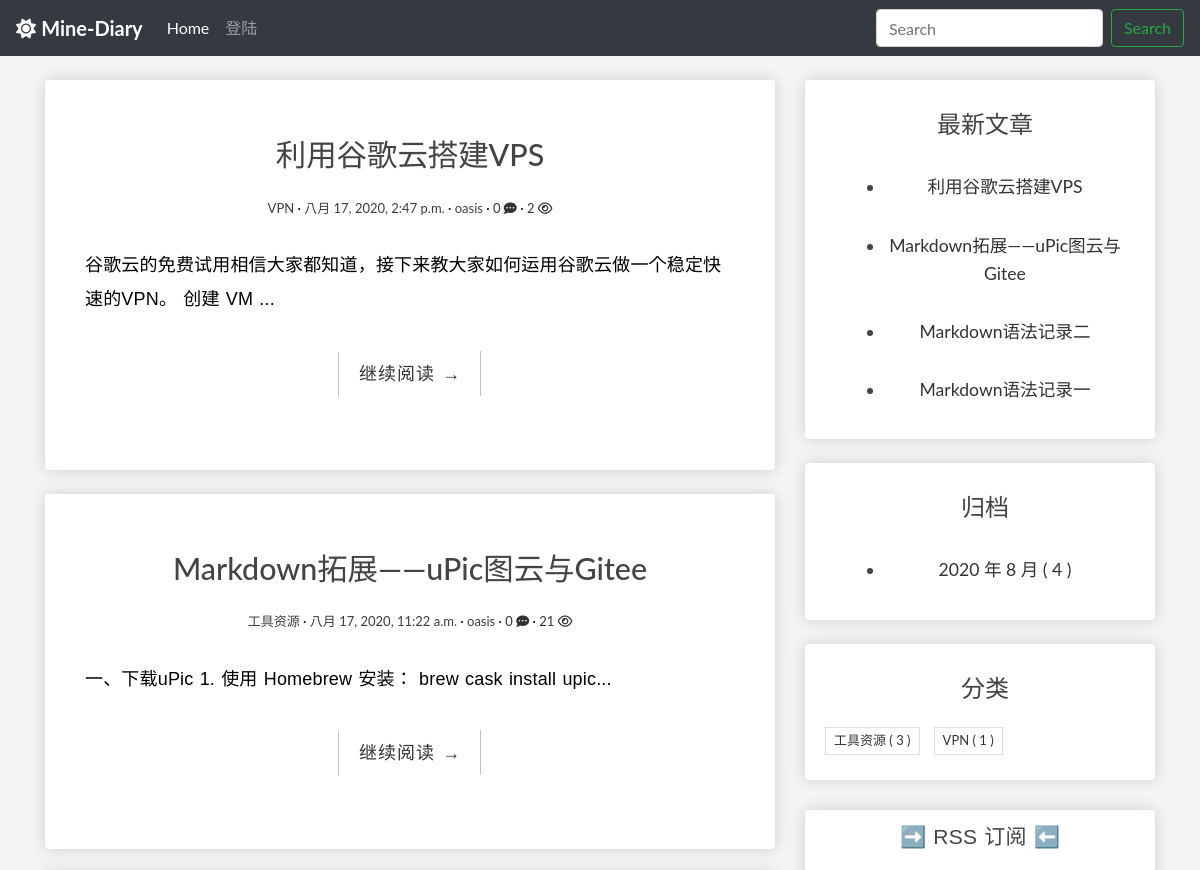
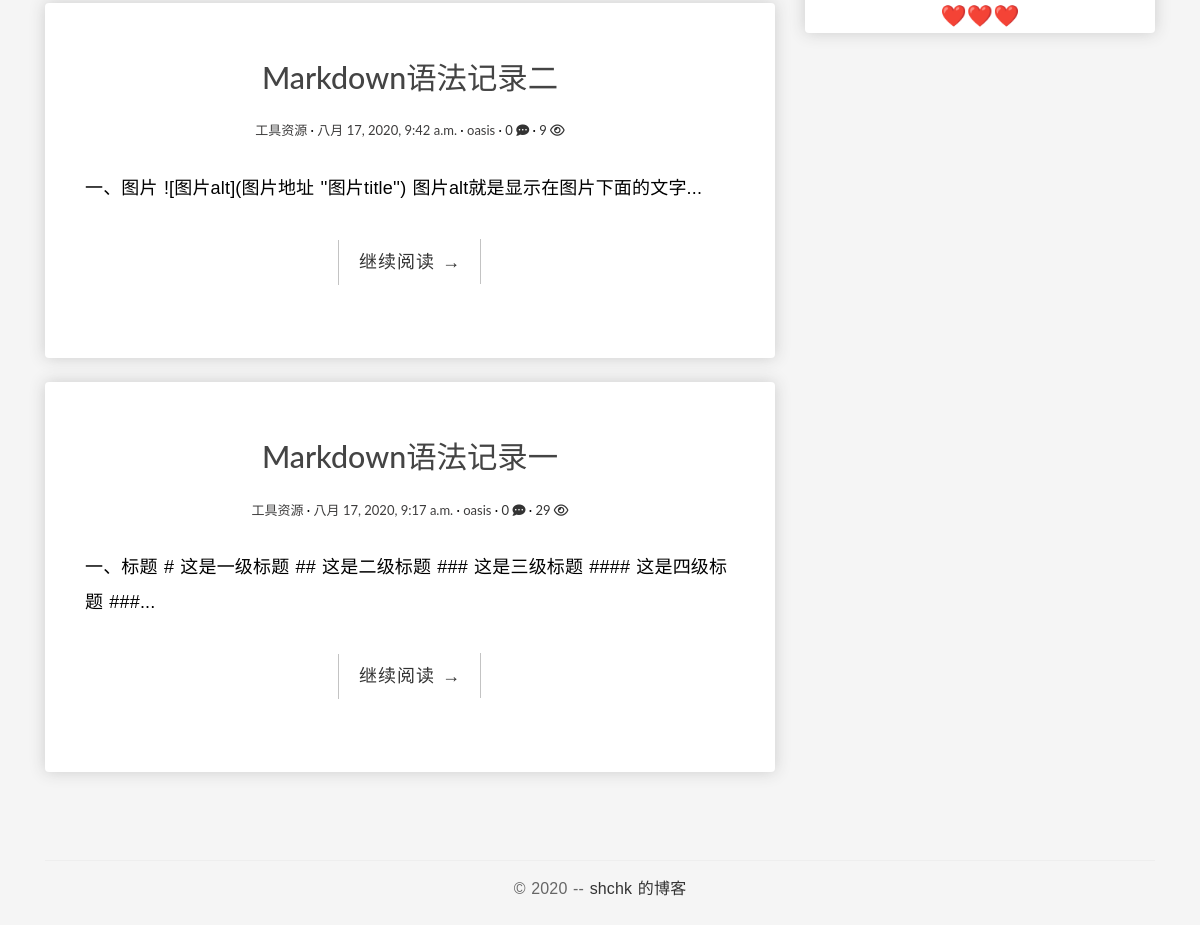
The page / on the database its author committed (2 pictures, top to bottom).
### blog/models.py (models this page shows, shortened)
class Post(models.Model):
    author = models.ForeignKey(
        User, verbose_name='作者', on_delete=models.CASCADE)
    title = models.CharField('标题', max_length=100)
    body = models.TextField('正文')
    created_time = models.DateTimeField('创建时间', default=timezone.now)
    modified_time = models.DateTimeField('修改时间')
    excerpt = models.CharField('摘要', max_length=100, blank=True)
    categories = models.ForeignKey(
        Category, verbose_name='分类', on_delete=models.CASCADE)
    views = models.PositiveIntegerField('浏览量', default=0, editable=False)
    likes = models.PositiveIntegerField(default=0)
    def get_absolute_url(self):
        return reverse('blog:detail', kwargs={'pk': self.pk})
    class Meta:
        verbose_name = '文章'
        verbose_name_plural = verbose_name
        ordering = ['-created_time']

class Category(models.Model):
    name = models.CharField(max_length=100)
    class Meta:
        verbose_name = '分类'
        verbose_name_plural = verbose_name

### blog/views.py (the view)
# urls.py: path('', IndexView.as_view(), name='index'),
class IndexView(ListView):
    model = Post
    template_name = 'blog/index.html'
    context_object_name = 'post_list'
    paginate_by = 8

### blog/templatetags/blog_extras.py (called while the page is built)
@register.inclusion_tag('blog/inclusions/_recent_posts.html', takes_context=True)
def show_recent_posts(context, num=5):
    return {
        'recent_post_list': Post.objects.all().order_by('-created_time')[:num],
    }

@register.inclusion_tag('blog/inclusions/_archives.html', takes_context=True)
def show_archives(context):
    date_list = Post.objects.annotate(year=ExtractYear('created_time'), month=ExtractMonth(
        'created_time')).values('year', 'month').order_by('year', 'month').annotate(num_posts=Count('id'))
    return {
        'date_list': date_list
    }

@register.inclusion_tag('blog/inclusions/_categories.html', takes_context=True)
def show_categories(context):
    category_list = Category.objects.annotate(
        num_posts=Count('post')).filter(num_posts__gt=0)
    return {
        'category_list': category_list
    }

### blog/templates/blog/index.html (shortened to what this page needs)
{% extends 'base.html' %}
{% block main %}
  {% for post in post_list %}
    <div class="box-element">
      <article class="post post-{{ post.pk }}">
        <header class="entry-header">
          <h1 class="entry-title">
            <a>{{ post.title }}</a>
          </h1>
          <div class="entry-meta">
            <span class="post-category"><a>{{ post.categories.name }}</a></span>
            <span class="post-date"><a><time class="entry-date"
                  datetime="{{ post.created_time }}">{{ post.created_time }}</time></a></span>
            <span class="post-author"><a>{{ post.author }}</a></span>
            <span class="comments-link"><a href="{{ post.get_absolute_url }}#comment-area">{{ post.comments_post.count }} <i class="fas fa-comment-dots"></i></a></span>
            <span class="views-count"><a href="{{ post.get_absolute_url }}">{{ post.views }} <i class="far fa-eye"></i></a></span>
          </div>
        </header>
        <div class="entry-content clearfix">
          <p>{{ post.excerpt }}...</p>
          <div class="read-more cl-effect-14">
            <a href="{{ post.get_absolute_url }}" class="more-link">继续阅读 <span class="meta-nav">→</span></a>
          </div>
        </div>
        <br>
        <br>
      </article>
    </div>
    <br>
  {% empty %}
    <div class="no-post entry-title">暂时还没有发布的文章！</div>
  {% endfor %}
{% endblock main %}

### blog/templates/blog/inclusions/_recent_posts.html
<div class="widget widget-content">
  <h3 class="widget-title entry-title">最新文章</h3>
  <ul>
    {% for post in recent_post_list %}
      <div class="entry-free">
        <li>
            <a href="{{ post.get_absolute_url }}">{{ post.title }}</a>
        </li>
      </div>
    {% empty %}
      暂无文章！
    {% endfor %}
  </ul>
</div>

### blog/templates/blog/inclusions/_categories.html
<div class="widget widget-tag-cloud">
  <h3 class="widget-title entry-title">分类</h3>
  <ul>
    {% for category in category_list %}
      <li>
          <a href="{% url 'blog:categories' category.pk %}">{{ category.name }} <span class="post-count">( {{ category.num_posts }} )</span></a>
      </li>
    {% empty %}
      暂无分类！
    {% endfor %}
  </ul>
</div>

### blog/static/blog/css/main.css (style rules this page uses)
body { background-color: whitesmoke; }
.box-element { box-shadow: hsl(0, 0%, 80%) 0 0 16px; background-color: #fff; border-radius: 4px; padding: 10px; }
.entry-free { text-align: center; font-size: 1.1em; margin-bottom: 20px; line-height: 1.6; padding: 10px 20px 0; }
* { outline: none; }
h1, h2, h3, h4, h5, h6 { margin-top: 0; }
a { color: #333; }
body { color: #444; font-family: 'Lato', sans-serif; }
p { font-family: 'Ubuntu', sans-serif; font-weight: 400; word-spacing: 1px; letter-spacing: 0.01em; }
.post { background: #fff; padding: 30px 30px 0; }
.entry-title { text-align: center; font-size: 1.9em; margin-bottom: 20px; line-height: 1.6; padding: 10px 20px 0; }
.entry-meta { text-align: center; color: #3d3c3c; font-size: 13px; margin-bottom: 30px; }
.entry-content { font-size: 18px; line-height: 1.9; font-weight: 300; color: #000; }
.post-category::after, .post-date::after, .post-author::after, .comments-link::after { content: ' ·'; color: #000; }
.read-more { font-family: 'Ubuntu', sans-serif; font-weight: 400; word-spacing: 1px; letter-spacing: 0.01em; text-align: center; margin-top: 20px; }
.cl-effect-14 a { padding: 0 20px; height: 45px; line-height: 45px; position: relative; display: inline-block; margin: 15px 25px; letter-spacing: 1px; font-weight: 400; text-shadow: 0 0 1px rgba(255, 255, 255, 0.3); }
.cl-effect-14 a::before, .cl-effect-14 a::after { position: absolute; width: 45px; height: 1px; background: #C3C3C3; content: ''; -webkit-transition: all 0.3s; -moz-transition: all 0.3s; transition: all 0.3s; pointer-events: none; }
.cl-effect-14 a::before { top: 0; left: 0; -webkit-transform: rotate(90deg); -moz-transform: rotate(90deg); transform: rotate(90deg); -webkit-transform-origin: 0 0; -moz-transform-origin: 0 0; transform-origin: 0 0; }
.cl-effect-14 a::after { right: 0; bottom: 0; -webkit-transform: rotate(90deg); -moz-transform: rotate(90deg); transform: rotate(90deg); -webkit-transform-origin: 100% 0; -moz-transform-origin: 100% 0; transform-origin: 100% 0; }
.widget { background: #fff; padding: 5px 0 5px 10px; }
.widget-title { font-size: 1.5em; margin-bottom: 20px; line-height: 1.6; padding: 10px 0 0; font-weight: 400; }
.widget-tag-cloud ul { padding: 0; margin: 0; margin-right: -10px; }
.widget-tag-cloud ul li { list-style-type: none; font-size: 13px; display: inline-block; margin-right: 10px; margin-bottom: 10px; padding: 3px 8px; border: 1px solid #ddd; }
.widget-content ul li { margin-bottom: 10px; }

### rows shown on the page
Post: title "利用谷歌云搭建VPS", categories.name "VPN", created_time "八月 17, 2020, 2:47 p.m.", author "oasis", comments_post.count "0", views "2", excerpt "谷歌云的免费试用相信大家都知道，接下来教大家如何运用谷歌云做一个稳定快速的VPN。 创建 VM"
Post: title "Markdown拓展——uPic图云与Gitee", categories.name "工具资源", created_time "八月 17, 2020, 11:22 a.m.", author "oasis", comments_post.count "0", views "21", excerpt "一、下载uPic 1. 使用 Homebrew 安装： brew cask install upic"
Post: title "Markdown语法记录二", categories.name "工具资源", created_time "八月 17, 2020, 9:42 a.m.", author "oasis", comments_post.count "0", views "9", excerpt "一、图片 ![图片alt](图片地址 ''图片title'') 图片alt就是显示在图片下面的文字"
Post: title "Markdown语法记录一", categories.name "工具资源", created_time "八月 17, 2020, 9:17 a.m.", author "oasis", comments_post.count "0", views "29", excerpt "一、标题 # 这是一级标题 ## 这是二级标题 ### 这是三级标题 #### 这是四级标题 ###"
Category: name "工具资源", num_posts "3"
Category: name "VPN", num_posts "1"

### other values the page prints
{{ date.year }} "2020"
{{ date.month }} "8"
{{ date.num_posts }} "4"
